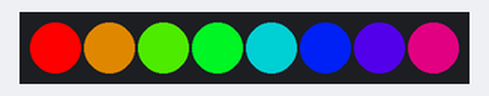
Bench run of a program on a simulated ATtiny85, built with avr-gcc and run on an emulated ATtiny85. Parts: 8 RGB LEDs in strip order, left to right. Wiring (inferred from the names in the program): WS2812 LEDs: data PB2.

Above: at 0.05 s.
At 5.13 s:
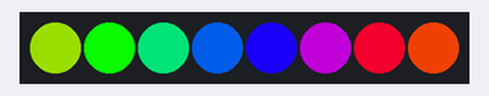
At 10.31 s:
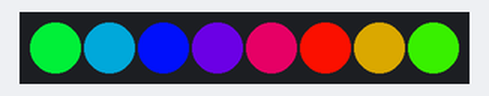
At 19.97 s:
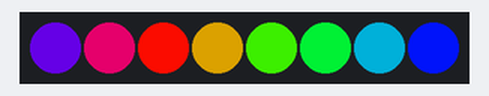
At 29.93 s:
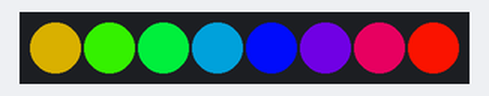
At 39.89 s:
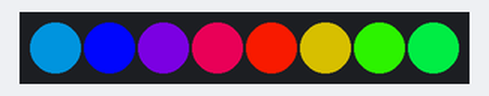
Timing chart, 0 to 40.0 s (numbered marks = the images above):
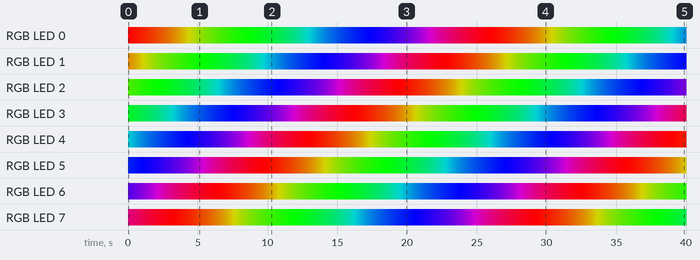

The program:

main.cpp
```cpp
#include <Arduino.h>
#include <util/delay.h>
#include <avr/io.h>
#include <avr/interrupt.h>
#include <light_ws2812.h>
#include "main.h"

struct cRGB leds[NUMPIXELS];

// Input a value 0 to 255 to get a color value.
// The colours are a transition r - g - b - back to r.
void wheel(uint8_t WheelPos, uint8_t i)
{
    WheelPos = 255 - WheelPos;
    if (WheelPos < 85)
    {
        leds[i].r = 255 - WheelPos * 3;
        leds[i].g = 0;
        leds[i].b = WheelPos * 3;
        //return strip.Color(255 - WheelPos * 3, 0, WheelPos * 3);
        return;
    }
    if (WheelPos < 170)
    {
        WheelPos -= 85;
        //return strip.Color(0, WheelPos * 3, 255 - WheelPos * 3);
        leds[i].r = 0;
        leds[i].g = WheelPos * 3;
        leds[i].b = 255 - WheelPos * 3;
        return;
    }
    WheelPos -= 170;
    // return strip.Color(WheelPos * 3, 255 - WheelPos * 3, 0);

    leds[i].r = WheelPos * 3;
    leds[i].g = 255 - WheelPos * 3;
    leds[i].b = 0;
    return;
}

// Slightly different, this makes the rainbow equally distributed throughout
void rainbowCycle(uint8_t wait)
{
    uint16_t i, j;

    for (j = 0; j < 256 * 5; j++)
    { // 5 cycles of all colors on wheel
        for (i = 0; i < NUMPIXELS; i++)
        {
            #ifdef COLOR_SAME
            wheel(((0 * 256 / NUMPIXELS) + j) & 255, i);
            #else
            wheel(((i * 256 / NUMPIXELS) + j) & 255, i);
            #endif
        }
        //strip.show();
        ws2812_setleds(leds, NUMPIXELS);
        _delay_ms(wait);
    }
}

void setup()
{
    pinMode(PIN_BTN_1, INPUT);
    pinMode(PIN_BTN_2, INPUT);
    pinMode(PIN_BTN_3, INPUT);
}

void set_leds_val(uint8_t val)
{
    for (uint8_t i = 0; i < NUMPIXELS; i++)
    {
        leds[i].r = val;
        leds[i].g = 0;
        leds[i].b = 0;
    }
}

void loop()
{
    while (1)
        rainbowCycle(100);
}
```

main.h
```cpp
#define NUMPIXELS 8
#define STATES 3

#define PIN 3
#define NUMPIXELS 8

#define PIN_BTN_1 0
#define PIN_BTN_2 1
#define PIN_BTN_3 2
```

Measured:
- by itself, RGB LED 0: off → RGB(255, 0, 0) at 0.00 s, → RGB(252, 3, 0) 0.10 s later, → RGB(249, 6, 0) 0.10 s later, → RGB(246, 9, 0) 0.10 s later, … (393 changes in this stretch)
- by itself, RGB LED 2: off → RGB(63, 192, 0) at 0.00 s, → RGB(60, 195, 0) 0.10 s later, → RGB(57, 198, 0) 0.10 s later, → RGB(54, 201, 0) 0.10 s later, … (393 changes in this stretch)
